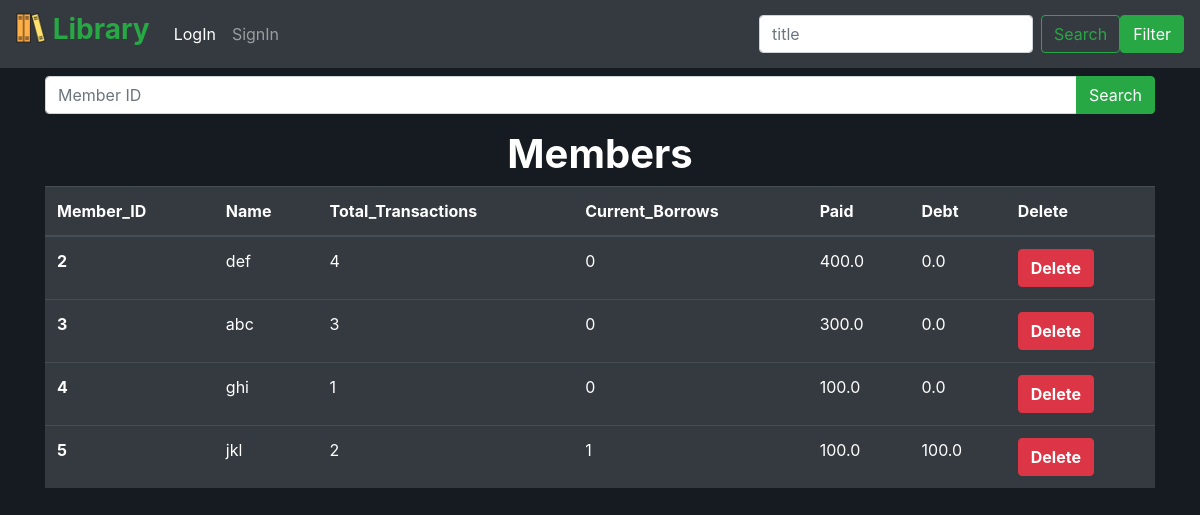
Screenshot of /membersinfo with the database file from the repository.
### src/models.py (models this page shows, shortened)
class members(db.Model):
    id = db.Column('member_id' , db.Integer , primary_key=True)
    name = db.Column(db.String(100) , nullable=False)
    email = db.Column(db.String(100) , nullable=False , unique=True)
    count = db.Column(db.Integer , nullable=False)
    total_transactions = db.Column(db.Integer , nullable=False)
    paid = db.Column(db.Float , nullable=False)
    debt = db.Column(db.Float , nullable=False)

### src/app.py (the view)
@app.route('/membersinfo' , methods=['GET' , 'POST'])
def membersinfo():
    if request.method=="GET":
        if request.args:
            a = members.query.get(request.args.get("memberid"))
            if a is None:
                return render_template("memberinfo.html" , data=[])
            else:
                return render_template("memberinfo.html" , data=[a])
        else:
            return render_template("memberinfo.html" , data=members.query.all())
    else:
        a = members.query.get(request.form.get("member_id"))
        db.session.delete(a)
        db.session.commit()
        return render_template("memberinfo.html" , data=members.query.all())

### src/templates/memberinfo.html (shortened to what this page needs)
{% extends "base.html" %} {% block mainbody %}
<div class="container-md">
  <form action="/membersinfo">
    <div class="input-group mb-3">
      <input type="text" class="form-control" placeholder="Member ID" id="memberid" name="memberid" />
      <div class="input-group-append">
        <button class="btn btn-success" type="submit">Search</button>
      </div>
    </div>
  </form>
</div>
<center><h1 style="color: white; font-weight: bold">Members</h1></center>
<div class="container-sm memberinfobody">
  {% if not data|length==0 %}
  <table class="table table-hover table-dark">
    <thead>
      <tr>
        <th scope="col">Member_ID</th>
        <th scope="col">Name</th>
        <th scope="col">Total_Transactions</th>
        <th scope="col">Current_Borrows</th>
        <th scope="col">Paid</th>
        <th scope="col">Debt</th>
        <th scope="col">Delete</th>
      </tr>
    </thead>
    <tbody>
      {% for i in data %}
      <tr>
        <th scope="row">{{ i.id }}</th>
        <td>{{ i.name }}</td>
        <td>{{ i.total_transactions }}</td>
        <td>{{ i.count }}</td>
        <td>{{ i.paid }}</td>
        <td>{{ i.debt }}</td>
        <td>
          <form action="/membersinfo" method="post">
            <button type="submit" class="btn btn-danger" style="font-weight: bold">Delete</button>
          </form>
        </td>
      </tr>
      {% endfor %}
    </tbody>
  </table>
  {% endif %}
</div>
{% endblock %}

### src/static/css/base.css (style rules this page uses)
body { background-color: #161b22; }

### rows the page displays
members: id "2", name "def", total_transactions "4", count "0", paid "400.0", debt "0.0"
members: id "3", name "abc", total_transactions "3", count "0", paid "300.0", debt "0.0"
members: id "4", name "ghi", total_transactions "1", count "0", paid "100.0", debt "0.0"
members: id "5", name "jkl", total_transactions "2", count "1", paid "100.0", debt "100.0"
